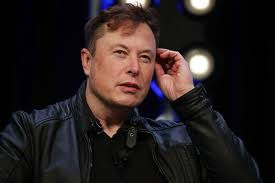
#> input picture model/test_images/images.jpg, 275 x 183 px
$ jupyter execute --allow-errors 'Data Cleaning.ipynb'   (shell and % lines are left out)
#> lines starting #> are read from the running program, lines starting #| are printed output that depends on the picture; after the words box and inside, x2 and y2 are one past the last pixel; in counts of white or black regions, pixels touching at a corner belong together
[cell 1]
### Importing Neccesary libraries

import numpy as np
import cv2
import matplotlib.pyplot as plt
import shutil
import os
import pandas as pd
import pywt
import joblib
import json

### For model training and tuning
from sklearn.svm import SVC
from sklearn.preprocessing import StandardScaler
from sklearn.model_selection import train_test_split
from sklearn.pipeline import Pipeline
from sklearn.metrics import classification_report
from sklearn import svm
from sklearn.ensemble import RandomForestClassifier
from sklearn.linear_model import LogisticRegression
from sklearn.pipeline import make_pipeline
from sklearn.model_selection import GridSearchCV
from sklearn.metrics import confusion_matrix

## Data Cleaning

[cell 2]
img = cv2.imread("./test_images/images.jpg")
#> img is the input picture: shape (183, 275, 3); mean B, G, R 30.3, 30.3, 38.2
img.shape
#> Out = (183, 275, 3)

[cell 3]
plt.imshow(img)

[cell 4]
gray = cv2.cvtColor(img,cv2.COLOR_BGR2GRAY)
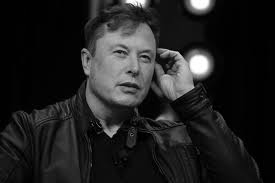
#> gray: shape (183, 275); min 0, max 255, mean 32.7
gray.shape
#> Out = (183, 275)

[cell 5]
gray

[cell 6]
plt.imshow(gray,cmap="gray")

### We are gonna use frontface and eye xml files from OpenCv files. The reason is that usually faces are identified using the presence of two eyes.

[cell 7]
face_cascade = cv2.CascadeClassifier("./haarcascades/haarcascade_frontalface_default.xml")
eye_cascade = cv2.CascadeClassifier("./haarcascades/haarcascade_eye.xml")

faces = face_cascade.detectMultiScale(gray,1.3,5)
#> faces = [[91, 24, 75, 75]]
faces
#> Out = [[91, 24, 75, 75]]

[cell 8]
(x,y,w,h) = faces[0]
#> x = 91; y = 24; w = 75; h = 75
x,y,w,h
#> Out = (91, 24, 75, 75)

### Here x,y,w,h are the dimensions of the detected image.

[cell 9]
### Providing x,y,w,h to draw an rectangle around the detected face
face_img = cv2.rectangle(img,(x,y),(x+w,y+h),(255,0,0),2)
plt.imshow(face_img)

### Now that we have detected the face, the next thing we need is the eyes. The image will only be useful when it has two proper eyes.

[cell 10]
cv2.destroyAllWindows()
for (x,y,w,h) in faces:
    face_img = cv2.rectangle(img,(x,y),(x+w,y+h),(255,0,0),2)
    roi_gray = gray[y:y+h,x:x+w]
    roi_color = face_img[y:y+h,x:x+w]
    eyes = eye_cascade.detectMultiScale(roi_gray)
    for (ex,ey,ew,eh) in eyes:
        cv2.rectangle(roi_color,(ex,ey),(ex+ew,ey+eh),(0,255,0),2)
#> this loop made 1 pass
#> (x, y, w, h, eyes) on pass 1: (91, 24, 75, 75, [[42, 22, 21, 21], [15, 10, 34, 34]])
#> pass 1, `roi_gray = gray[y:y+h,x:x+w]`:
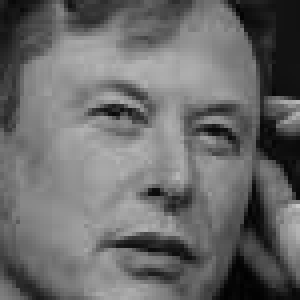
#> roi_gray: shape (75, 75) (shown 4 times larger); min 1, max 199, mean 106.2
#> pass 1, `roi_color = face_img[y:y+h,x:x+w]`:
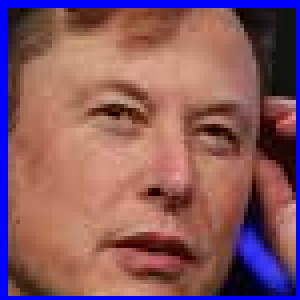
#> roi_color: shape (75, 75, 3) (shown 4 times larger); mean B, G, R 97, 88.3, 134.5
#> after the loop:
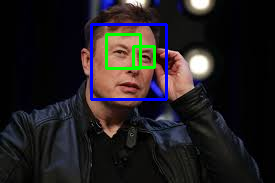
#> img: shape (183, 275, 3); mean B, G, R 32.7, 30.9, 34.4
#> after the loop:
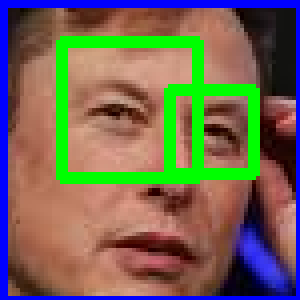
#> roi_color: shape (75, 75, 3) (shown 4 times larger); 11.04% of pixels changed, all inside (x1, y1, x2, y2) = (14, 9, 65, 46)

plt.figure()
plt.imshow(face_img,cmap="gray")
plt.show()

[cell 11]
### Getting the cropped version of the image
plt.imshow(roi_color, cmap='gray')

### Now we need extract a cropped image of the person's face for every picture we have. So we are going to create an function that returns a cropped image if it detects an face and 2 eyes

[cell 12]
def get_cropped_image_if_2_eyes(image_path):
#> called with image_path = './dataset/Bill Gates/101.jpg'
    img = cv2.imread(image_path) ### Read the image
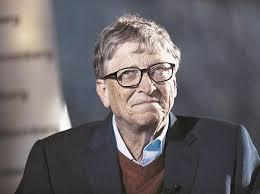
#> input picture model/dataset/Bill Gates/101.jpg, 260 x 194 px
#> img is the input picture: shape (194, 260, 3); mean B, G, R 103.5, 100.5, 106.3
    if img is not None:
        gray = cv2.cvtColor(img, cv2.COLOR_BGR2GRAY)
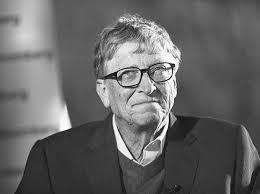
#> gray: shape (194, 260); min 0, max 255, mean 102.5
        faces = face_cascade.detectMultiScale(gray, 1.3, 5) ### Detect the face
#> faces = ()
        for (x,y,w,h) in faces:
            roi_gray = gray[y:y+h, x:x+w] ### Cropping the detected face
            roi_color = img[y:y+h, x:x+w]
            eyes = eye_cascade.detectMultiScale(roi_gray) ### Detecting eyes from the cropped face
            if len(eyes) >= 2:
                print("Sucess!!")
                return roi_color
#> this loop made 0 passes

[cell 13]
path_to_data = "./dataset/"
path_to_cr_data = "./dataset/cropped/"

[cell 14]
img_dirs = []
for entry in os.scandir(path_to_data):
    if entry.is_dir():
        img_dirs.append(entry.path) ### Appending each celebrity folder to the list
img_dirs

[cell 15]
if os.path.exists(path_to_cr_data): ### If a folder named cropped already exists delete it
    shutil.rmtree(path_to_cr_data)
os.mkdir(path_to_cr_data) ### Creating a new folder named cropped

[cell 16]
cropped_image_dirs = []
celebrity_file_names_dict = {}

for img_dir in img_dirs:
    count = 1
    celebrity_name = img_dir.split('/')[-1] ### Extracing the celebrtiy name from the path
    celebrity_file_names_dict[celebrity_name] = []
    print(celebrity_name)

    for entry in os.scandir(img_dir):
        roi_color = get_cropped_image_if_2_eyes(entry.path) ### Using the function to get a cropped image
        if roi_color is not None:
            cropped_folder = path_to_cr_data + celebrity_name
            if not os.path.exists(cropped_folder):
                os.makedirs(cropped_folder) ### Craeting a sub folder under cropped for each celebrity
                cropped_image_dirs.append(cropped_folder)
                print("Generating cropped images in folder: ",cropped_folder)

            cropped_file_name = celebrity_name + str(count) + ".png"
            cropped_file_path = cropped_folder + "/" + cropped_file_name  ### Creating an unique file path for every cropped image

            cv2.imwrite(cropped_file_path, roi_color) ### Saving the croppped image under it's respective path
            celebrity_file_names_dict[celebrity_name].append(cropped_file_path)
            count += 1

### The celebrity file names dict looks something like this
### {
###    'Bill Gates':[
###        "./datasets/cropped/Bill Gates/Bill Gates1.png",
###         "./datasets/cropped/Bill Gates/Bill Gates1.png"
###    ],
###    'Elon Musk':[
###        "./datasets/cropped/Elon Musk/Elon Musk1.png",
###         "./datasets/cropped/Elon Musk/Elon Musk2.png"
###    ],

### }

### After creating the cropped folder, we have to manually delete some unwanted images.

## Feature Engineering

### Wavelet transform is one of the common methods used in computer vision to extract features from images. We are going to use to here as well.

[cell 17]
### Creating an function that takes in an image and returns the wavelet transform
def wavelet_transform(img, mode='haar', level=1):
    imArray = img
    #convert to grayscale
    imArray = cv2.cvtColor( imArray,cv2.COLOR_RGB2GRAY )
    #convert to float
    imArray =  np.float32(imArray)
    imArray /= 255;
    # compute coefficients
    coeffs=pywt.wavedec2(imArray, mode, level=level)

    #Process Coefficients
    coeffs_H=list(coeffs)
    coeffs_H[0] *= 0;

    # reconstruction
    imArray_H=pywt.waverec2(coeffs_H, mode);
    imArray_H *= 255;
    imArray_H =  np.uint8(imArray_H)

    return imArray_H

### Next we are gonna stack the cropped image and the wavelet transform of the image vertically for our input feature. We are gonna do this for all images.

[cell 18]
class_dict = {}
count = 0
for celebrity_name in celebrity_file_names_dict.keys():
    if celebrity_name != "cropped":
        class_dict[celebrity_name] = count
        count = count + 1
#> after the loop, class_dict = {'Bill Gates': 0}
class_dict
#> Out = {'Bill Gates': 0}
